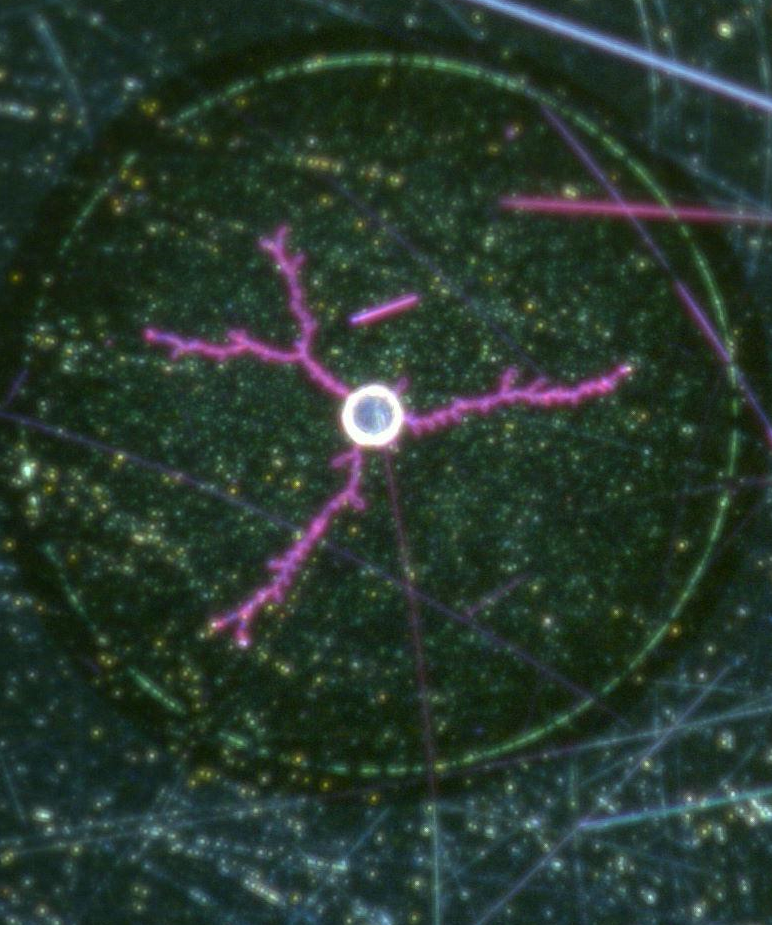
#> input picture image_pre_processing/b5.png, 772 x 925 px
$ python -i colorextract.py   (imports and definitions only)   (older library calls are emulated)
#> lines starting #> are read from the running program, lines starting #| are printed output that depends on the picture; after the words box and inside, x2 and y2 are one past the last pixel; in counts of white or black regions, pixels touching at a corner belong together
### image_pre_processing/colorextract_Tools.py
# -*- coding: utf-8 -*-
"""
Created on Sun Dec 13 00:35:11 2020

@author: MaxGr
"""

import scipy.io as scio
import numpy as np
import matplotlib.pyplot as plt
import cv2
import math
import mat4py
import random


def imsegkmeans(image,K):

    Z = image.reshape((-1,3))

    # convert to np.float32
    Z = np.float32(Z)

    # define criteria, number of clusters(K) and apply kmeans()
    criteria = (cv2.TERM_CRITERIA_EPS + cv2.TERM_CRITERIA_MAX_ITER, 10, 1.0)
    #K = 10
    ret,label,center=cv2.kmeans(Z,K,None,criteria,3,cv2.KMEANS_RANDOM_CENTERS)

    # Now convert back into uint8, and make original image
    center = np.uint8(center)
    res = center[label.flatten()]
    res2 = res.reshape((image.shape))

    #plt.imshow(res2[:,:,0])

    return res2


def erosion(image, kernelsize, iterations):

    kernel = np.ones((kernelsize,kernelsize),np.uint8)

    #kernel = np.array([[0,0,1,0,0],[0,0,1,0,0],[1,1,1,1,1],[0,0,1,0,0],[0,0,1,0,0]], np.uint8)

    erosion = cv2.erode(image,kernel,iterations = iterations)

    return erosion


# [24 lines left out: functions dilate, imageProcess, not called in this run]


def openimage(image, kernelsize, iterations):

    kernel = cv2.getStructuringElement(cv2.MORPH_RECT,(kernelsize,kernelsize))

    image = cv2.morphologyEx(image, cv2.MORPH_OPEN, kernel, iterations = iterations)

    return image


def houghCircle(image_RGB):
    [H , W, Z] = image_RGB.shape
    minFrame = min(H,W)


    if minFrame < 500:
        dst = cv2.pyrMeanShiftFiltering(image_RGB, 20, 100) # plt.imshow(dst)
        gray = cv2.cvtColor(dst, cv2.COLOR_BGR2GRAY) # plt.imshow(gray)
        circles = cv2.HoughCircles(gray, cv2.HOUGH_GRADIENT, 1, 500, param1=100, param2=15, minRadius=0, maxRadius=70)
        # cv2.HoughCircles(gray, cv2.HOUGH_GRADIENT, 1, 500, param1=100, param2=15, minRadius=10, maxRadius=70)

    elif minFrame > 4000:
        dst = cv2.pyrMeanShiftFiltering(image_RGB, 30, 100) # plt.imshow(dst)
        gray = cv2.cvtColor(dst, cv2.COLOR_BGR2GRAY) # plt.imshow(gray)
        circles = cv2.HoughCircles(gray, cv2.HOUGH_GRADIENT, 1, 5000, param1=200, param2=10, minRadius=50, maxRadius=500)

    else:
        dst = cv2.pyrMeanShiftFiltering(image_RGB, 10, 100) # plt.imshow(dst)
        gray = cv2.cvtColor(dst, cv2.COLOR_BGR2GRAY) # plt.imshow(gray)
        circles = cv2.HoughCircles(gray, cv2.HOUGH_GRADIENT, 1, 1000, param1=100, param2=20, minRadius=0, maxRadius=100)

    circles = np.uint16(np.around(circles))

    # [6 lines of commented-out code are left out]

    return circles


def houghCircle_750x750(image_RGB):

    dst = cv2.pyrMeanShiftFiltering(image_RGB, 10, 100)
    gray = dst[:,:,1]
    circles = cv2.HoughCircles(gray, cv2.HOUGH_GRADIENT, 1, 1000, param1=100, param2=10, minRadius=0, maxRadius=100)
    circles = np.uint16(np.around(circles))

    # for i in (circles[0,:]):
    #     # draw the outer circle
    #     cv2.circle(image_RGB,(i[0],i[1]),i[2],(0,0,255),2)
    #     # draw the center of the circle
    #     #cv2.circle(image_RGB,(i[0],i[1]),2,(255,0,0),2)
    # plt.imshow(image_RGB)

    return circles


# [12 lines left out: function houghCircle_skeleton, not called in this run]


def findConnectedComponents(num_objects,labels):
    Components = {'labels':[], 'pixels':[]}
    for i in range(num_objects):
        Components['labels'].append(i)
        Components['pixels'].append(np.sum(labels == i))

    return Components


def findMaxComponent(Components):
    pixels = Components['pixels']
    list = sorted(pixels,reverse=True)
    index = pixels.index(list[1])

    return index


def crop(image_RGB, centerCircle):
    [H,W,Z] = image_RGB.shape
    [X,Y,Z] = centerCircle.astype(np.int)

    factor = Z/37
    scale = int(750*factor/2)

    c1 = Y-scale
    c2 = Y+scale
    c3 = X-scale
    c4 = X+scale

    m1 = X
    m2 = Y
    m3 = W-X
    m4 = H-Y

    margin = [m1,m2,m3,m4]
    mm = min(margin)

    if (c1 < 0) or (c2 > H) or (c3 < 0) or (c4 > W):
        image_crop = image_RGB[Y-mm:Y+mm,X-mm:X+mm,0:3]

    else:
        image_crop = image_RGB[c1:c2,c3:c4,0:3]

    return image_crop


### image_pre_processing/colorextract.py
# -*- coding: utf-8 -*-
"""
Created on Sat Dec 12 23:36:44 2020

@author: MaxGr
"""


import matplotlib.pyplot as plt
import numpy as np
import imageio
import cv2
import math
import mat4py
import random
import skimage.io as skio
import skimage.color as skcolor
import colorextract_Tools as cT
import PIL.Image as PImg
import skimage.morphology as skmorph
import skimage.feature as skfeature
import scipy.ndimage as ndi

workdir = "C://Users/MaxGr/Desktop/DH/Dendrite Authentication/image_pre_processing"

# testFile = 'b5.png'

# imageFile = testFile

# imageFile = testFile_rotate


def colorextract(imageFile):


    # Read image
#> called with imageFile = 'b5.png'
    image_RGB = skio.imread(imageFile)[:,:,0:3]
#> image_RGB is the input picture: shape (925, 772, 3); mean R, G, B 40, 55.9, 45.8
    plt.imshow(image_RGB)
    [H,W,z] = image_RGB.shape
#> H = 925; W = 772; z = 3

    if min(H,W) >= 1000:
        factor = min(H,W)/1000
        image_RGB = cv2.resize(image_RGB, (int(W/factor),int(H/factor)), interpolation = cv2.INTER_AREA)


    # Size detection
    circles = cT.houghCircle(image_RGB)[0]
#> in houghCircle, `gray = cv2.cvtColor(dst, cv2.COLOR_BGR2GRAY)`:
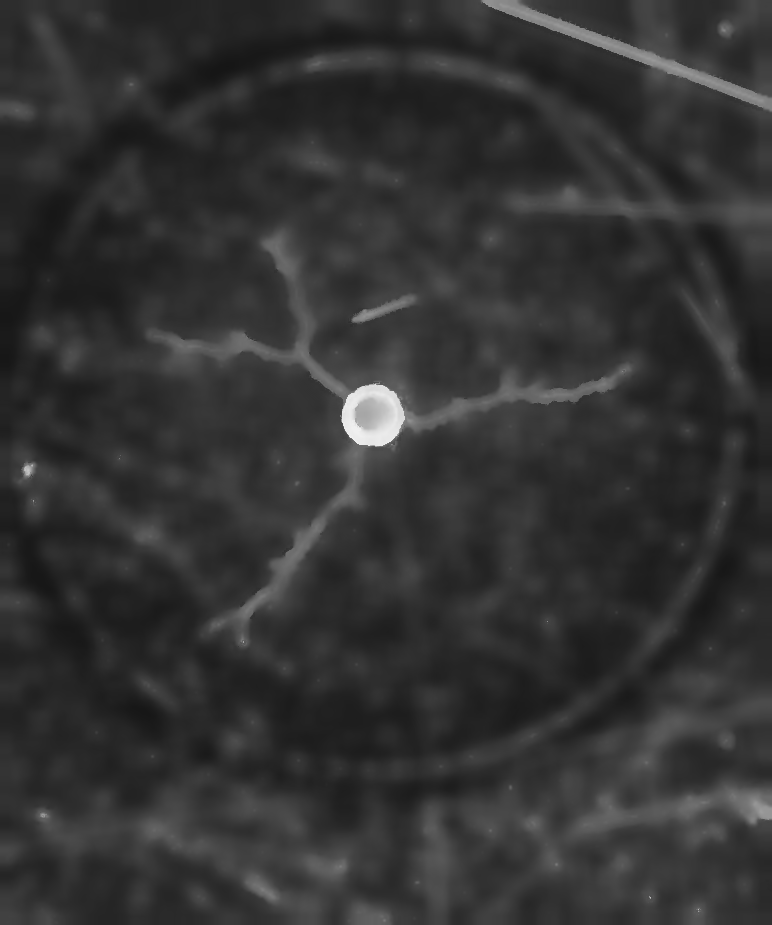
#> gray: shape (925, 772); min 21, max 241, mean 50.6
#> in houghCircle, `circles = cv2.HoughCircles(gray, cv2.HOUGH_GRADIENT, 1, 1000, param1=1..`: circles = [[371.5, 414.5, 30.2]]
#> in houghCircle, `circles = np.uint16(np.around(circles))`: circles = [[372, 414, 30]]
#> circles = [[372, 414, 30]]
    centerCircle = circles[0]
#> centerCircle = [372, 414, 30]
    [X,Y,Z] = centerCircle.astype(np.int)
#> X = 372; Y = 414; Z = 30

    # Crop to universal size
    image_RGB = cT.crop(image_RGB, centerCircle)
#> in crop, `[X,Y,Z] = centerCircle.astype(np.int)`: X = 372; Y = 414; Z = 30
#> in crop, `factor = Z/37`: factor = 0.811
#> in crop, `scale = int(750*factor/2)`: scale = 304
#> in crop, `c1 = Y-scale`: c1 = 110
#> in crop, `c2 = Y+scale`: c2 = 718
#> in crop, `c3 = X-scale`: c3 = 68
#> in crop, `c4 = X+scale`: c4 = 676
#> in crop, `m1 = X`: m1 = 372
#> in crop, `m2 = Y`: m2 = 414
#> in crop, `m3 = W-X`: m3 = 400
#> in crop, `m4 = H-Y`: m4 = 511
#> in crop, `margin = [m1,m2,m3,m4]`: margin = [372, 414, 400, 511]
#> in crop, `mm = min(margin)`: mm = 372
    image_RGB = cv2.resize(image_RGB, (750,750), interpolation = cv2.INTER_AREA)
#> image_RGB: shape (750, 750, 3)
    plt.imshow(image_RGB)


    # Detect center circle
    circles = cT.houghCircle_750x750(image_RGB)[0]
#> in houghCircle_750x750, `dst = cv2.pyrMeanShiftFiltering(image_RGB, 10, 100)`:
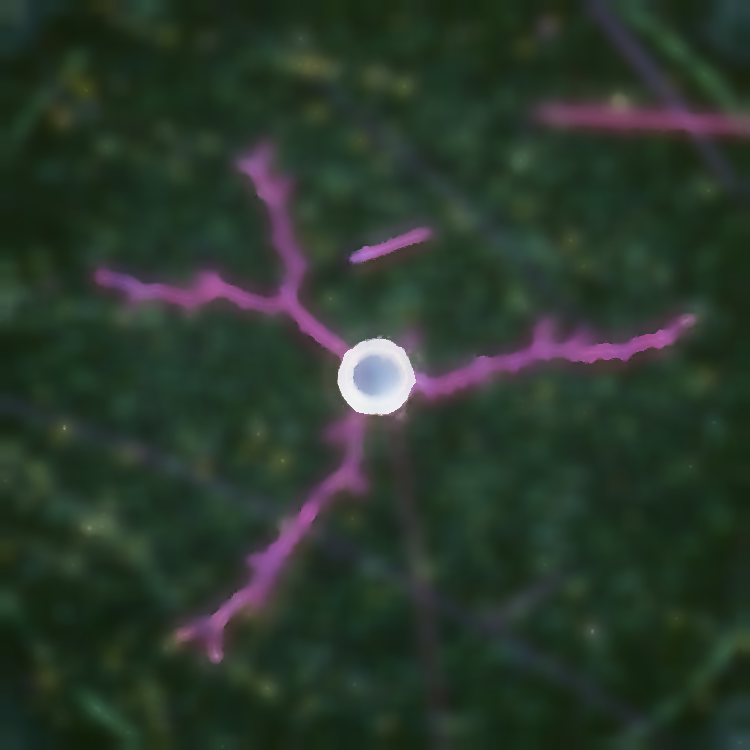
#> dst: shape (750, 750, 3); mean R, G, B 42.6, 55.8, 43.9
#> in houghCircle_750x750, `gray = dst[:,:,1]`:
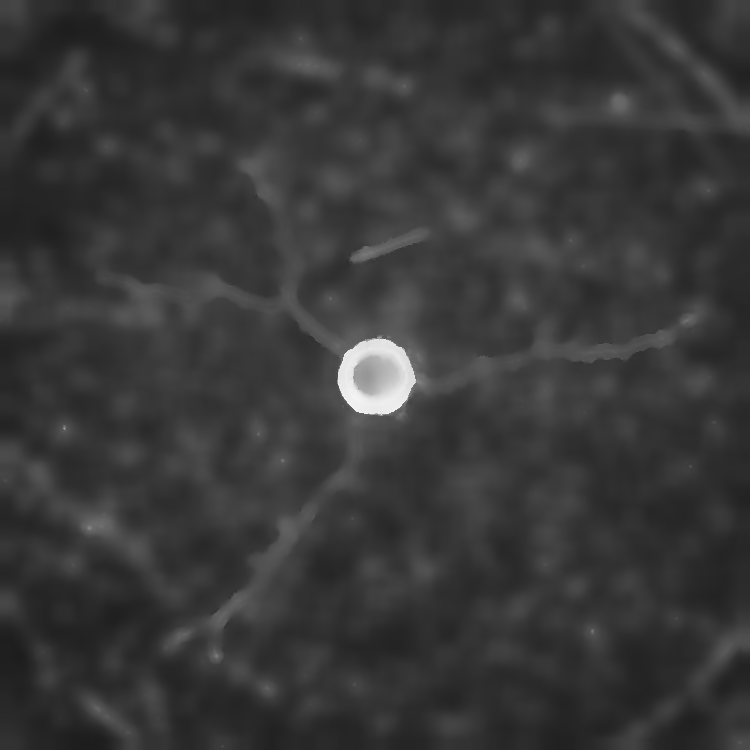
#> gray: shape (750, 750); min 29, max 243, mean 55.8
#> in houghCircle_750x750, `circles = cv2.HoughCircles(gray, cv2.HOUGH_GRADIENT, 1, 1000, param1=1..`: circles = [[375.5, 376.5, 38.3]]
#> in houghCircle_750x750, `circles = np.uint16(np.around(circles))`: circles = [[376, 376, 38]]
#> circles = [[376, 376, 38]]
    centerCircle = circles[0]
#> centerCircle = [376, 376, 38]

    if centerCircle[2] < 35:
        image_RGB = cT.crop(image_RGB, centerCircle)
        image_RGB = cv2.resize(image_RGB, (750,750), interpolation = cv2.INTER_AREA)
        plt.imshow(image_RGB)
        circles = cT.houghCircle_750x750(image_RGB)[0]
        centerCircle = circles[0]


    R = 5

    circle1 = np.zeros(image_RGB.shape, np.uint8)
    circle2 = np.zeros(image_RGB.shape, np.uint8)

    circleMask1 = cv2.circle(circle1, (centerCircle[0],centerCircle[1]), centerCircle[2]+R, (255, 255, 255), -1)
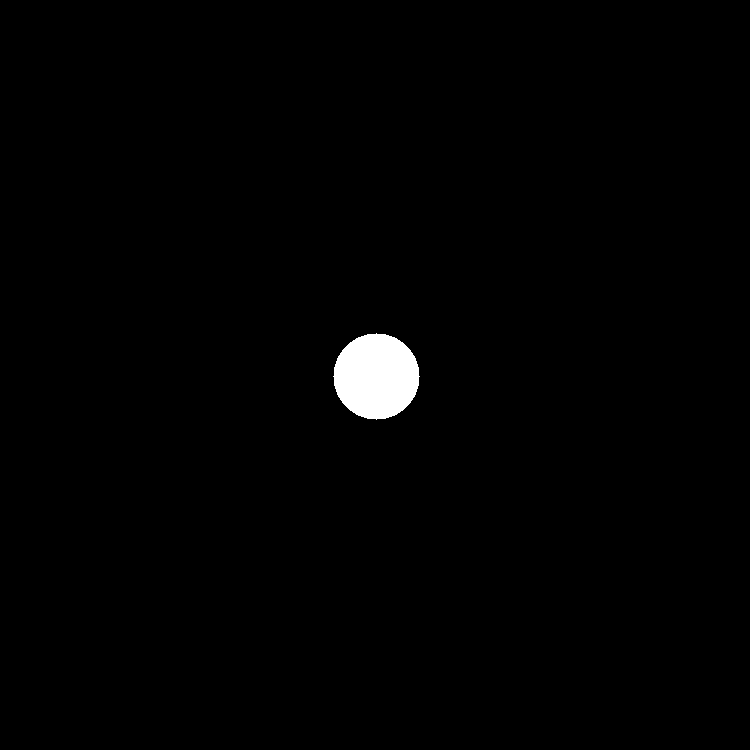
#> circleMask1: shape (750, 750, 3); 1% white; 1 white region, box (x1, y1, x2, y2) and area: (333, 333, 420, 420) 5789
    circleMask2 = cv2.circle(circle2, (centerCircle[0],centerCircle[1]), centerCircle[2]+R-1, (255, 255, 255), -1)
#> circleMask2: shape (750, 750, 3); 0.98% white; 1 white region, box (x1, y1, x2, y2) and area: (334, 334, 419, 419) 5525

    #plt.imshow(circleMask1)
    #plt.imshow(circleMask2)

    circleMask1 = circleMask1[:,:,2].astype(bool).astype(np.uint8)
    circleMask2 = circleMask2[:,:,2].astype(bool).astype(np.uint8)

    #plt.imshow(circleMask2)
    #plt.imshow(circleMask1-circleMask2)


    circleInfo = centerCircle
#> circleInfo = [376, 376, 38]
    circleInfo[2] = circleInfo[2]+R-1


    #convert frame from RGB to YCBCR colorspace
    image_LAB = skcolor.rgb2lab(image_RGB)
#> image_LAB: shape (750, 750, 3) float64; mean of channels 0, 1, 2 22, -8.3, 6.1
    # [13 lines of commented-out code are left out]
    kmeansImage = cT.imsegkmeans(image_LAB,3)
#> in imsegkmeans, `ret,label,center=cv2.kmeans(Z,K,None,criteria,3,cv2.KMEANS_RANDOM_CENT..`: ret = 55606971.5; center = [[77.07, -0.465, -1.26], [39.69, 27.57, -16.03], [20.14, -10.79, 7.7]]
#> in imsegkmeans, `center = np.uint8(center)`: center = [[77, 0, 255], [39, 27, 240], [20, 246, 7]]
#> in imsegkmeans, `res2 = res.reshape((image.shape))`: res2: shape (750, 750, 3); mean of channels 0, 1, 2 21.9, 229.6, 24.3
    image_kmeans = kmeansImage[:,:,2]
    # figure, imshow(pixel_labels,[])

    #plt.imshow(image_kmeans)
    #plt.axis('off')
    np.unique(image_kmeans)
    #cv2.imwrite('image_kmeans.png',image_kmeans)


    #
    ret,image_binary = cv2.threshold(image_kmeans,127,255,cv2.THRESH_BINARY)
#> image_binary: shape (750, 750); 7.3% white; 120 white regions (100 under 20 px), largest, box (x1, y1, x2, y2) and area: (92, 141, 696, 663) 33225, (534, 9, 750, 140) 4959, (344, 224, 436, 268) 1805
    image_bw = image_binary.astype(bool).astype(np.uint8)
    #plt.imshow(image_bw)
    np.unique(image_bw)
    #cv2.imwrite('image_bw.png',image_bw)


    #
    image_bw = image_bw | circleMask2
#> image_bw: shape (750, 750); values 0 (black) and 1 (white), 7.4% white; 120 white regions (100 under 20 px), largest, box (x1, y1, x2, y2) and area: (92, 141, 696, 663) 33261, (534, 9, 750, 140) 4959, (344, 224, 436, 268) 1805
    #plt.imshow(image_bw)


    #
    image_bw = cT.erosion(image_bw, 5, 1)
#> in erosion, `erosion = cv2.erode(image,kernel,iterations = iterations)`: erosion: shape (750, 750); values 0 (black) and 1 (white), 5.5% white; 17 white regions (12 under 20 px), largest, box (x1, y1, x2, y2) and area: (94, 143, 693, 661) 26351, (536, 98, 750, 136) 3073, (347, 227, 433, 266) 1282, (625, 42, 649, 71) 72, (650, 73, 660, 85) 32
    #plt.imshow(image_bw)

    image_bw = cT.openimage(image_bw, 3, 1)
#> in openimage, `image = cv2.morphologyEx(image, cv2.MORPH_OPEN, kernel, iterations = i..`: image: shape (750, 750); values 0 (black) and 1 (white), 5.5% white; 7 white regions (2 under 20 px), largest, box (x1, y1, x2, y2) and area: (94, 144, 692, 661) 26292, (538, 99, 750, 135) 3036, (347, 227, 432, 265) 1279, (650, 74, 655, 80) 22, (617, 100, 623, 105) 20
    #plt.imshow(image_bw)


    image_bw = image_bw.astype(bool)


    #
    image_new = skmorph.remove_small_objects(image_bw, min_size=700, connectivity=2, in_place=False)
#> image_new: shape (750, 750) bool; 5.4% white; 3 white regions, box (x1, y1, x2, y2) and area: (94, 144, 692, 661) 26292, (538, 99, 750, 135) 3036, (347, 227, 432, 265) 1279
    #plt.imshow(image_new)

    image_new = image_new.astype(np.uint8)
    num_objects,labels = cv2.connectedComponents(image_new)
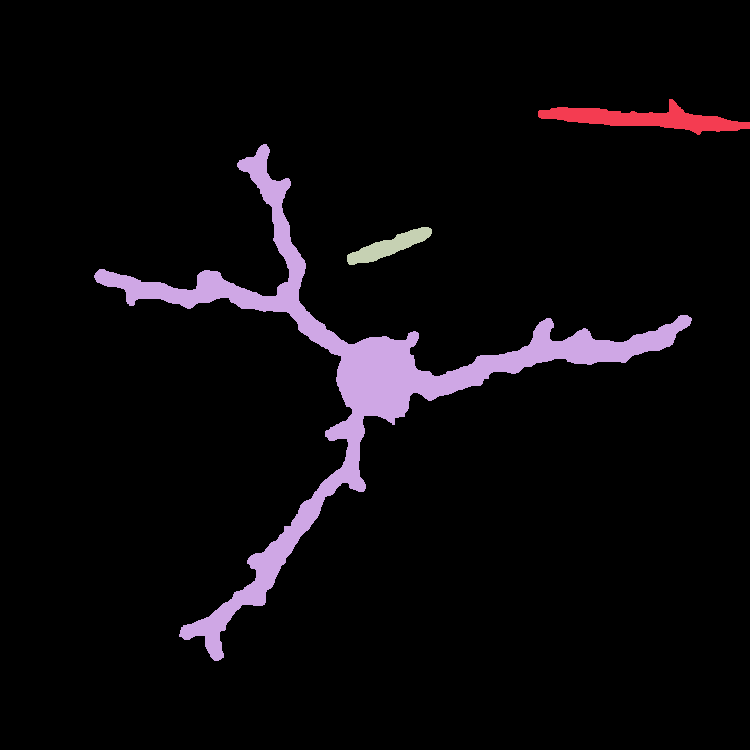
#> labels: shape (750, 750) int32; 4 distinct labels, from 0 to 3; one colour per label, 0 black
#> num_objects = 4


    ComponentList = cT.findConnectedComponents(num_objects,labels)
#> ComponentList = {'labels': [0, 1, 2, 3], 'pixels': [531893, 3036, 26292, 1279]}

    labels_dendrite = ComponentList['labels'][cT.findMaxComponent(ComponentList)]
#> in findMaxComponent, `pixels = Components['pixels']`: pixels = [531893, 3036, 26292, 1279]
#> in findMaxComponent, `list = sorted(pixels,reverse=True)`: list = [531893, 26292, 3036, 1279]
#> in findMaxComponent, `index = pixels.index(list[1])`: index = 2
#> labels_dendrite = 2

    labels[labels!=labels_dendrite]=0
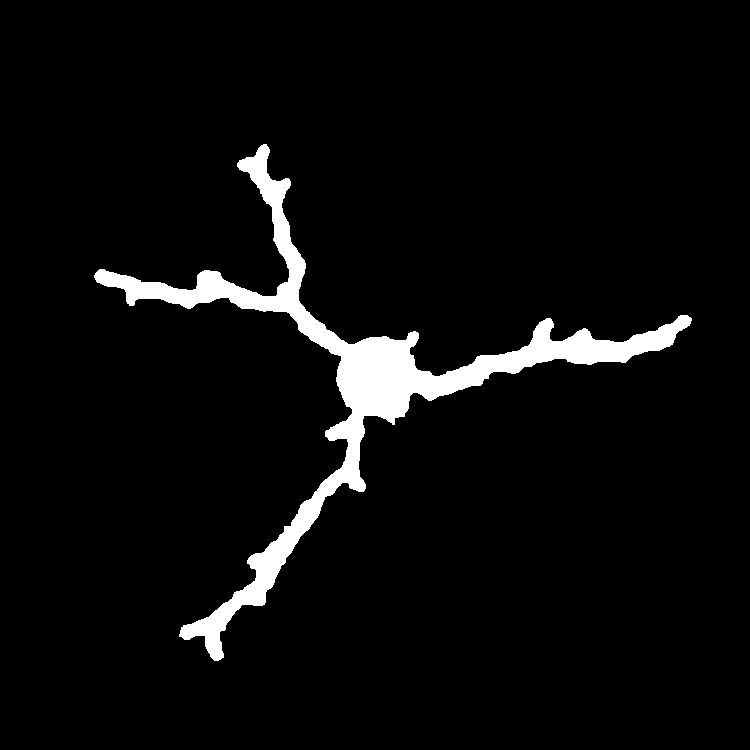
#> labels: shape (750, 750) int32; values 0 (black) and 2 (white), 4.7% white; 1 white region, box (x1, y1, x2, y2) and area: (94, 144, 692, 661) 26292


    image_segmented = labels.astype(np.uint8)
    image_segmented[image_segmented >= 1] = 255


    # [5 lines of commented-out code are left out]


    image_segmented[image_segmented >  0] = 1
    image_skeleton = skmorph.skeletonize(image_segmented)
#> image_skeleton: shape (750, 750) bool; 0.24% white in thin lines or dots, all inside (x1, y1, x2, y2) = (102, 144, 688, 654)
    plt.imshow(image_skeleton)


    image_skeleton = (image_skeleton | circleMask1) - circleMask2

    image_skeleton[image_skeleton > 0] = 255
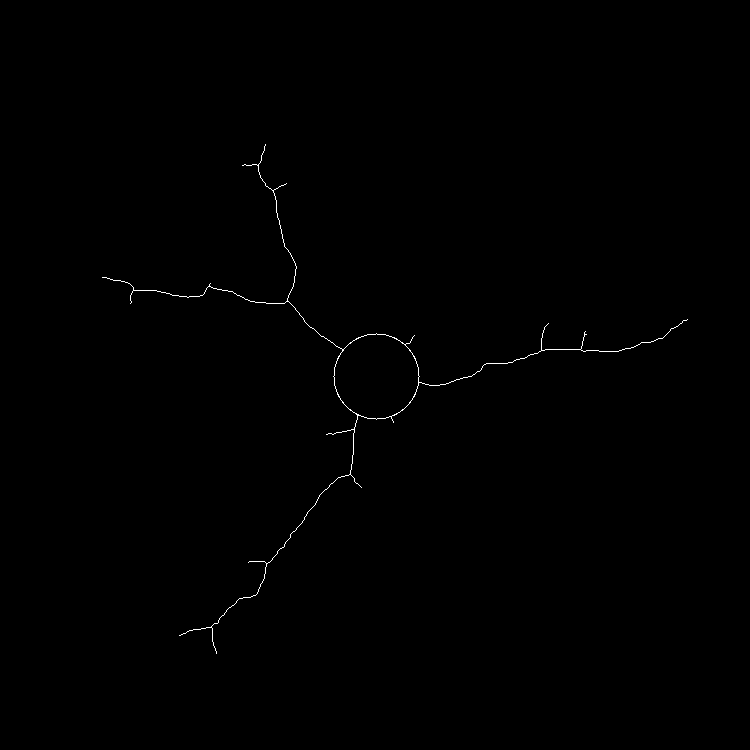
#> image_skeleton: shape (750, 750); 0.25% white in thin lines or dots, all inside (x1, y1, x2, y2) = (102, 144, 688, 654)
    plt.imshow(image_skeleton)
    #cv2.imwrite('image_skeleton.png',image_skeleton)


    return image_skeleton, circleInfo


#skeleton = colorextract(testFile)


>>> result = colorextract('b5.png')
